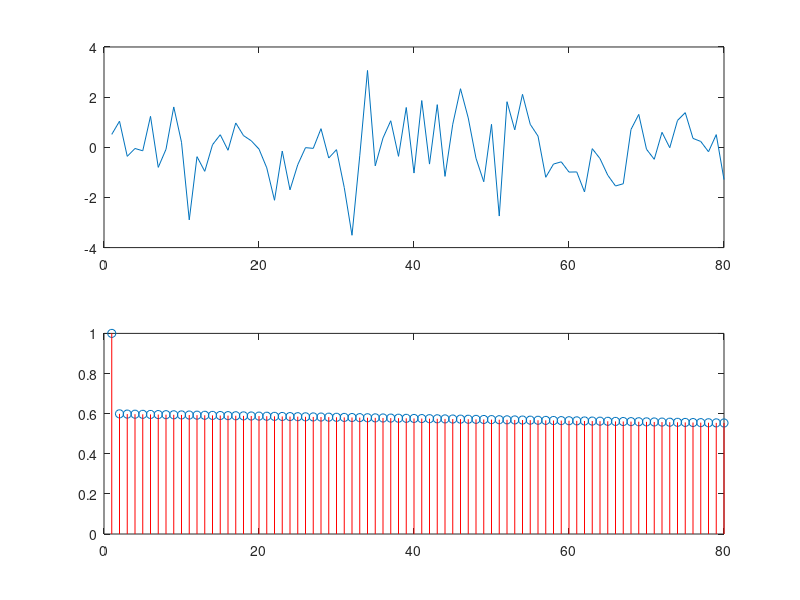

This chart was generated by the following MATLAB code:
% Part d ARMA(1,1)
function[] = impulse_d()
clc
wN = normrnd(0,1,80);
phi = .999;
theta = .4;
x_t(1) = wN(1);
x_t(2) = phi* x_t(1) + wN(2) - wN(1);
storage = [1 (phi-theta) phi*(phi-theta)];
for i = 3:length(wN)
    x_t(i) = (phi* x_t(i-1)) + wN(i) - wN(i-1);
    storage(i) = (phi^(i-1)) * (phi-theta);
   
end

figure
subplot(2,1,1)
plot(x_t)

subplot(2,1,2)
plot(storage, 'o')


for i = 1: length(storage)
    line([i i] ,[0 storage(i)], 'Color', 'r')
end
end


